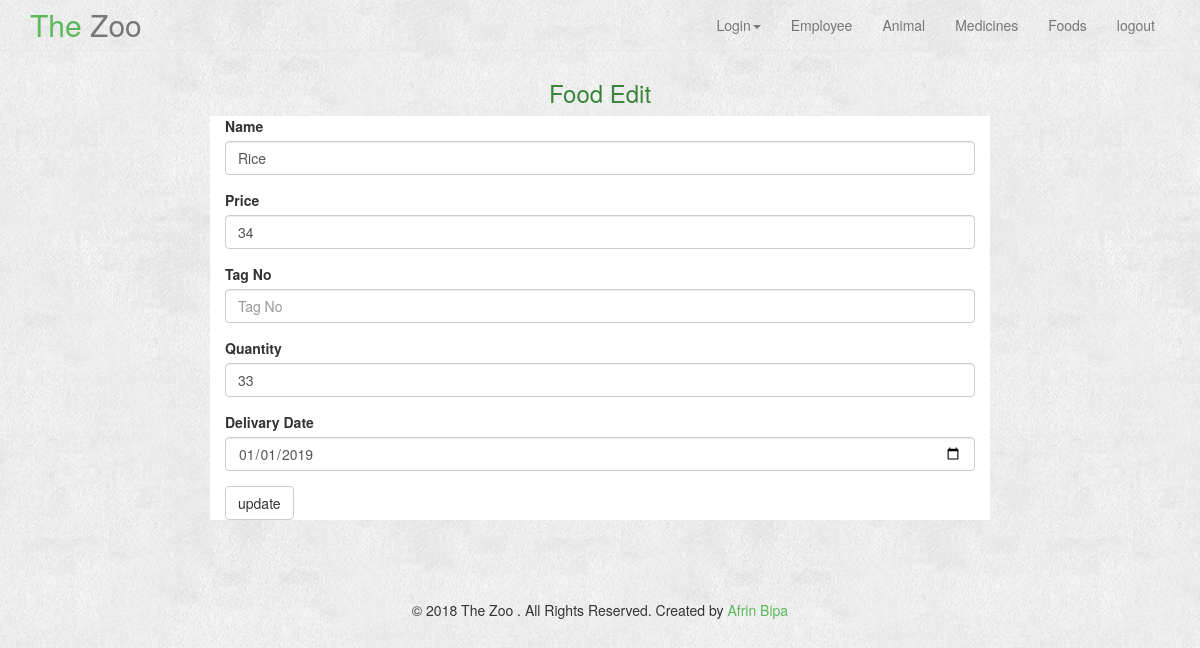
The page /Login/FoodEdit.php?id=2 (signed in) on the database its author committed.
### tables this page shows
CREATE TABLE `food` (
  `id` int(55) NOT NULL,
  `name` varchar(55) NOT NULL,
  `price` double NOT NULL,
  `quantity` double NOT NULL,
  `delivery_time` date NOT NULL,
  `E_id` int(11) NOT NULL
);

### Login/FoodEdit.php (the view, shortened to what this page needs)
<?php
$id = $_GET['id'];
$conn = mysqli_connect('localhost','root','','registrations');
$sql = "SELECT * FROM food WHERE id = $id";
$result = mysqli_query($conn, $sql);
$emp= mysqli_fetch_assoc($result);
?>
<?php include('header.php') ?>
<br><br><br>
<div class="container">
    <h3 style="text-align: center; color: #398439">Food Edit</h3>
    <div class="row">
        <div style="background-color: white;" class="col-md-8 col-md-offset-2">
            <form action="FoodUpdate.php?id=<?php echo $emp['id'] ?>" method="POST">
                <div class="form-group">
                    <label for="name">Name</label>
                    <input type="name" class="form-control" value="<?php echo $emp['name'] ?>" name="name" id="name" placeholder="Name">
                </div>
                <div class="form-group">
                    <label for="price">Price</label>
                    <input type="number" class="form-control" value="<?php echo $emp['price'] ?>" name="price" id="price" placeholder="Price">
                </div>
                <div class="form-group">
                    <label for="tag">Tag No</label>
                    <input type="number" class="form-control" value="<?php echo $emp['tag'] ?>" name="tag" id="tag" placeholder="Tag No">
                </div>
                <div class="form-group">
                    <label for="quantity">Quantity</label>
                    <input type="number" class="form-control" value="<?php echo $emp['quantity'] ?>" name="quantity" id="quantity" placeholder="Quantity">
                </div>
                <div class="form-group">
                    <label for="dob">Delivary Date</label>
                    <input class="form-control" type="date" value="<?php echo $emp['delivery_time'] ?>" name="date" id="date" placeholder="Date Of Delivary">
                </div>
                <button type="submit" class="btn btn-default">update</button>
            </form>
        </div>
    </div>
</div>
<?php include('footer.php') ?>

### Login/css/bootshape.css (style rules this page uses)
body { background-image:url('../img/bg.png'); background-repeat:repeat; }

### rows shown on the page
food: name "Rice", price "34", quantity "33", date "01/01/2019"
